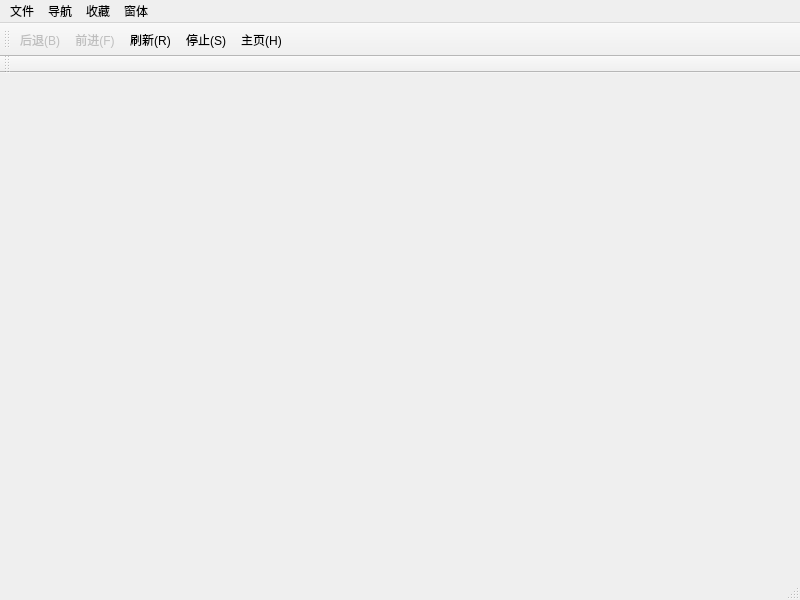
<?xml version="1.0" encoding="UTF-8"?>
<ui version="4.0">
 <class>MainWindow</class>
 <widget class="QMainWindow" name="MainWindow">
  <property name="geometry">
   <rect>
    <x>0</x>
    <y>0</y>
    <width>800</width>
    <height>600</height>
   </rect>
  </property>
  <property name="windowTitle">
   <string>简单网页浏览器</string>
  </property>
  <widget class="QWidget" name="centralWidget"/>
  <widget class="QStatusBar" name="statusBar"/>
  <widget class="QToolBar" name="toolBar_url">
   <property name="windowTitle">
    <string>toolBar</string>
   </property>
   <attribute name="toolBarArea">
    <enum>TopToolBarArea</enum>
   </attribute>
   <attribute name="toolBarBreak">
    <bool>false</bool>
   </attribute>
   <addaction name="action_B"/>
   <addaction name="action_F"/>
   <addaction name="action_R"/>
   <addaction name="action_Stop"/>
   <addaction name="action_HOME"/>
  </widget>
  <widget class="QToolBar" name="toolBar_bookmark">
   <property name="windowTitle">
    <string>toolBar_2</string>
   </property>
   <attribute name="toolBarArea">
    <enum>TopToolBarArea</enum>
   </attribute>
   <attribute name="toolBarBreak">
    <bool>true</bool>
   </attribute>
  </widget>
  <widget class="QMenuBar" name="menuBar">
   <property name="geometry">
    <rect>
     <x>0</x>
     <y>0</y>
     <width>800</width>
     <height>21</height>
    </rect>
   </property>
   <widget class="QMenu" name="menu">
    <property name="title">
     <string>文件</string>
    </property>
    <addaction name="action_New"/>
    <addaction name="separator"/>
    <addaction name="action_CW"/>
    <addaction name="separator"/>
    <addaction name="action_Quit"/>
   </widget>
   <widget class="QMenu" name="menu_2">
    <property name="title">
     <string>导航</string>
    </property>
    <addaction name="action_F"/>
    <addaction name="action_B"/>
    <addaction name="action_R"/>
    <addaction name="action_Stop"/>
    <addaction name="separator"/>
    <addaction name="action_HOME"/>
   </widget>
   <widget class="QMenu" name="menu_4">
    <property name="title">
     <string>收藏</string>
    </property>
    <addaction name="action_sc2bar"/>
   </widget>
   <widget class="QMenu" name="menu_5">
    <property name="title">
     <string>窗体</string>
    </property>
    <addaction name="action_I"/>
    <addaction name="action_O"/>
    <addaction name="action_Reset"/>
   </widget>
   <addaction name="menu"/>
   <addaction name="menu_2"/>
   <addaction name="menu_4"/>
   <addaction name="menu_5"/>
  </widget>
  <action name="action_New">
   <property name="text">
    <string>新建页面(&amp;N)</string>
   </property>
   <property name="statusTip">
    <string>新建浏览页面</string>
   </property>
   <property name="shortcut">
    <string>Ctrl+N</string>
   </property>
  </action>
  <action name="action_Quit">
   <property name="text">
    <string>退出浏览器(&amp;Q)</string>
   </property>
   <property name="statusTip">
    <string>退出浏览器</string>
   </property>
   <property name="shortcut">
    <string>Ctrl+Q</string>
   </property>
  </action>
  <action name="action_CW">
   <property name="text">
    <string>关闭当前页面(&amp;W)</string>
   </property>
   <property name="statusTip">
    <string>关闭当前页面</string>
   </property>
   <property name="shortcut">
    <string>Ctrl+W</string>
   </property>
  </action>
  <action name="action_H">
   <property name="text">
    <string>浏览记录(&amp;H)</string>
   </property>
   <property name="statusTip">
    <string>调出浏览记录</string>
   </property>
   <property name="shortcut">
    <string>Ctrl+H</string>
   </property>
  </action>
  <action name="action_F">
   <property name="enabled">
    <bool>false</bool>
   </property>
   <property name="icon">
    <iconset resource="img.qrc">
     <normaloff>:/image/res/forward.ico</normaloff>:/image/res/forward.ico</iconset>
   </property>
   <property name="text">
    <string>前进(&amp;F)</string>
   </property>
   <property name="statusTip">
    <string>前进页面</string>
   </property>
   <property name="shortcut">
    <string>Ctrl+Right</string>
   </property>
  </action>
  <action name="action_B">
   <property name="enabled">
    <bool>false</bool>
   </property>
   <property name="icon">
    <iconset resource="img.qrc">
     <normaloff>:/image/res/back.ico</normaloff>:/image/res/back.ico</iconset>
   </property>
   <property name="text">
    <string>后退(&amp;B)</string>
   </property>
   <property name="statusTip">
    <string>后退页面</string>
   </property>
   <property name="shortcut">
    <string>Ctrl+Left</string>
   </property>
  </action>
  <action name="action_R">
   <property name="icon">
    <iconset resource="img.qrc">
     <normaloff>:/image/res/reload.ico</normaloff>:/image/res/reload.ico</iconset>
   </property>
   <property name="text">
    <string>刷新(&amp;R)</string>
   </property>
   <property name="statusTip">
    <string>刷新页面</string>
   </property>
   <property name="shortcut">
    <string>Ctrl+R</string>
   </property>
  </action>
  <action name="action_C">
   <property name="text">
    <string>复制(&amp;C)</string>
   </property>
   <property name="statusTip">
    <string>复制</string>
   </property>
   <property name="shortcut">
    <string>Ctrl+C</string>
   </property>
  </action>
  <action name="action_X">
   <property name="text">
    <string>剪贴(&amp;X)</string>
   </property>
   <property name="statusTip">
    <string>剪贴</string>
   </property>
   <property name="shortcut">
    <string>Ctrl+X</string>
   </property>
  </action>
  <action name="action_P">
   <property name="text">
    <string>粘贴(&amp;V)</string>
   </property>
   <property name="statusTip">
    <string>粘贴</string>
   </property>
   <property name="shortcut">
    <string>Ctrl+V</string>
   </property>
  </action>
  <action name="action_Z">
   <property name="text">
    <string>撤销(&amp;Z)</string>
   </property>
   <property name="statusTip">
    <string>撤销</string>
   </property>
   <property name="shortcut">
    <string>Ctrl+Z</string>
   </property>
  </action>
  <action name="action_Y">
   <property name="text">
    <string>重做(&amp;Y)</string>
   </property>
   <property name="statusTip">
    <string>重做</string>
   </property>
   <property name="shortcut">
    <string>Ctrl+Y</string>
   </property>
  </action>
  <action name="action_A">
   <property name="text">
    <string>全选(&amp;A)</string>
   </property>
   <property name="statusTip">
    <string>全选</string>
   </property>
   <property name="shortcut">
    <string>Ctrl+A</string>
   </property>
  </action>
  <action name="action_Find">
   <property name="text">
    <string>查找(&amp;F)</string>
   </property>
   <property name="statusTip">
    <string>查找内容</string>
   </property>
   <property name="shortcut">
    <string>Ctrl+F</string>
   </property>
  </action>
  <action name="action_sc">
   <property name="text">
    <string>添加收藏</string>
   </property>
   <property name="statusTip">
    <string>将网址收藏</string>
   </property>
  </action>
  <action name="action_sc2bar">
   <property name="text">
    <string>添加收藏到工具栏</string>
   </property>
   <property name="statusTip">
    <string>将网址收藏到工具栏</string>
   </property>
  </action>
  <action name="action_showsc">
   <property name="checkable">
    <bool>true</bool>
   </property>
   <property name="checked">
    <bool>true</bool>
   </property>
   <property name="text">
    <string>显示收藏</string>
   </property>
   <property name="statusTip">
    <string>显示收藏</string>
   </property>
  </action>
  <action name="action_I">
   <property name="text">
    <string>放大(&amp;I)</string>
   </property>
   <property name="statusTip">
    <string>放大</string>
   </property>
   <property name="shortcut">
    <string>Ctrl++</string>
   </property>
  </action>
  <action name="action_O">
   <property name="text">
    <string>缩小(&amp;O)</string>
   </property>
   <property name="statusTip">
    <string>缩小</string>
   </property>
   <property name="shortcut">
    <string>Ctrl+-</string>
   </property>
  </action>
  <action name="action_Reset">
   <property name="text">
    <string>恢复(&amp;R)</string>
   </property>
   <property name="statusTip">
    <string>恢复</string>
   </property>
   <property name="shortcut">
    <string>Ctrl+0</string>
   </property>
  </action>
  <action name="action_Stop">
   <property name="icon">
    <iconset resource="img.qrc">
     <normaloff>:/image/res/stop.ico</normaloff>:/image/res/stop.ico</iconset>
   </property>
   <property name="text">
    <string>停止(&amp;S)</string>
   </property>
   <property name="statusTip">
    <string>停止载入</string>
   </property>
  </action>
  <action name="action_HOME">
   <property name="icon">
    <iconset resource="img.qrc">
     <normaloff>:/image/res/home.png</normaloff>:/image/res/home.png</iconset>
   </property>
   <property name="text">
    <string>主页(&amp;H)</string>
   </property>
   <property name="statusTip">
    <string>载入主页</string>
   </property>
  </action>
 </widget>
 <resources>
  <include location="img.qrc"/>
 </resources>
 <connections/>
</ui>
